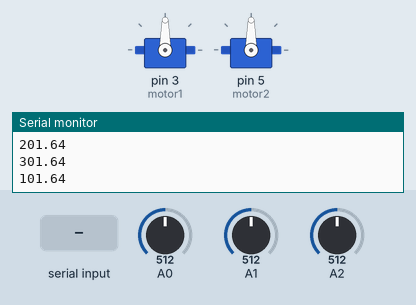
This sketch was run on a simulated Arduino Uno, built with avr-gcc and run on an emulated ATmega328P. On the bench: 2 × servo, the last lines printed to the serial monitor. The test bench sets the inputs (shaded band); at power-on: A0 = 512, A1 = 512, A2 = 512.

Above: at 1.2 s.
1.3 s: byte 1 (1) received over Serial
At 2.0 s:
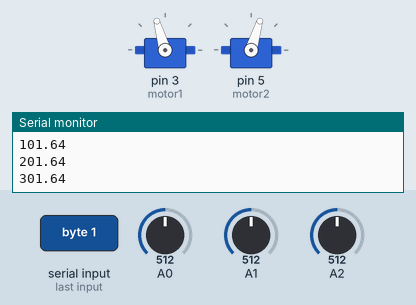
4.3 s: byte 2 (2) received over Serial
At 4.6 s:
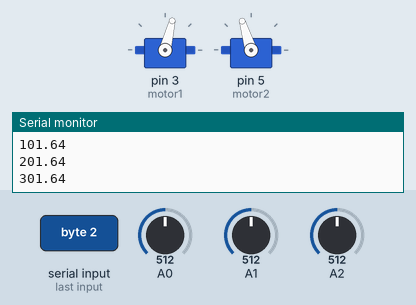
7.3 s: byte 0 (0) received over Serial
At 7.48 s:
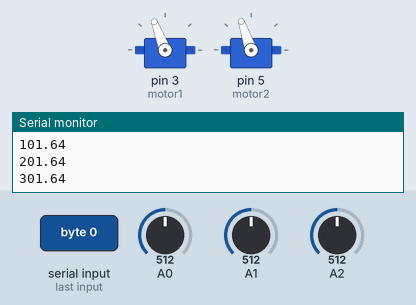
Timing chart, 0 to 10.3 s (numbered marks = the images above; inputs shaded):
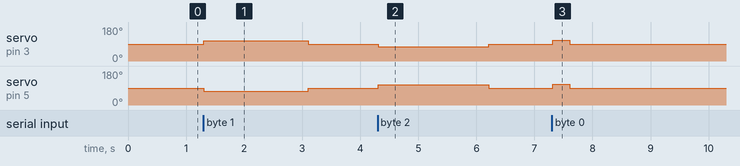

Measured:
- after the input at 1.3 s, servo on pin 3 (motor1): 90° → 106° at once, → 90° 1.8 s later; servo on pin 5 (motor2): 90° → 73° at once, → 90° 1.8 s later
- after the input at 4.3 s, servo on pin 3 (motor1): 90° → 76° at once, → 90° 1.9 s later; servo on pin 5 (motor2): 90° → 107° at once, → 90° 1.9 s later
- after the input at 7.3 s, servo on pin 3 (motor1): 90° → 111° at once, → 90° 0.29 s later; servo on pin 5 (motor2): 90° → 109° at once, → 90° 0.29 s later

The sketch:

angular_butt.ino
```cpp
#include <Servo.h>

/* Sensor Pins */
#define F_SEN 0    // forward
#define R_SEN 1    // right
#define L_SEN 2    // left

/* Motor Speeds */
#define FRWD 110
#define STOP 90
#define BKWD 70

int CASE;
float f_sen;
float r_sen;
float l_sen;

Servo motor1;
Servo motor2;

void setup() {
  Serial.begin(9600);                             // start the serial port

  motor1.attach(3);  //green wire goes to port 3
  motor2.attach(5);  //grey wire goes to port 5
}

float read_gp2d12_range(byte pin) {
	int tmp;

	tmp = analogRead(pin);
	if (tmp < 3)
		return -1; // invalid value

        float voltage = tmp*0.0048828125;

        float fifth = voltage*voltage*voltage*voltage*voltage;
        float fourth = voltage*voltage*voltage*voltage;
        float third = voltage*voltage*voltage;
        float square = voltage*voltage;
        float keely_calc = -0.2887*fifth + 3.3107*fourth - 14.925*third + 33.221*square - 38.116*voltage + 21.376;

        return keely_calc;
}
void robot_stop(){
  motor1.write(STOP);
  motor2.write(STOP);
}
void forward(){
  motor1.write(FRWD+1);
  motor2.write(FRWD-1);
  delay(290);
  robot_stop();
}

void right_turn(){
  motor1.write(FRWD-4);
  motor2.write(BKWD+3);
  delay(1800);
  robot_stop();
}

void left_turn(){
  motor1.write(BKWD+6);
  motor2.write(FRWD-3);
  delay(1900);
  robot_stop();
}

void little_right(){
  motor1.write(FRWD-4);
  motor2.write(BKWD+3);
  delay(100);
  robot_stop();
}

void little_left(){
  motor1.write(BKWD+6);
  motor2.write(FRWD-3);
  delay(100);
  robot_stop();
}


void one_eighty(){
  motor1.write(FRWD-5);
  motor2.write(BKWD+5);
  delay(3500);
  robot_stop();
}

void loop() {
  if(Serial.available() > 0){
    CASE = Serial.read();
    switch(CASE){
      case 0:
        forward();
        break;
      case 1:
        right_turn();
        break;
      case 2:
        left_turn();
        break;
      case 3:
        one_eighty();
        break;
      case 4:
        robot_stop();
        break;
      case 5:
        little_right();
        break;
      case 6:
        little_left();
        break;
    }
  }
  else {
    f_sen = read_gp2d12_range(F_SEN);
    r_sen = read_gp2d12_range(R_SEN);
    l_sen = read_gp2d12_range(L_SEN);
    Serial.println(100 + f_sen);
    Serial.println(200 + r_sen);
    Serial.println(300 + l_sen);
  }
}
```
